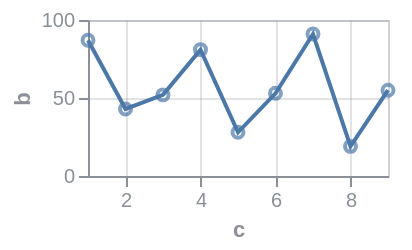

Source (Vega-Lite JSON):
### Vega specification from a JSON file in a GitHub repository (floating-point values rounded to 4 significant figures)
{"$schema": "https://vega.github.io/schema/vega/v6.json", "background": null, "padding": 5, "width": 150, "height": 78, "style": "cell", "data": [{"name": "source_0", "values": [{"a": "A", "b": 28, "c": 5, "g": "x"}, {"a": "B", "b": 55, "c": 9, "g": "y"}, {"a": "C", "b": 43, "c": 2, "g": "x"}, {"a": "D", "b": 91, "c": 7, "g": "y"}, {"a": "E", "b": 81, "c": 4, "g": "x"}, {"a": "F", "b": 53, "c": 6, "g": "y"}, {"a": "G", "b": 19, "c": 8, "g": "x"}, {"a": "H", "b": 87, "c": 1, "g": "y"}, {"a": "I", "b": 52, "c": 3, "g": "x"}]}, {"name": "data_0", "source": "source_0", "transform": [{"type": "formula", "expr": "toNumber(datum[\"c\"])", "as": "c"}]}, {"name": "data_1", "source": "data_0", "transform": [{"type": "filter", "expr": "isValid(datum[\"c\"]) && isFinite(+datum[\"c\"]) && isValid(datum[\"b\"]) && isFinite(+datum[\"b\"])"}]}], "marks": [{"name": "layer_0_marks", "type": "line", "style": ["line"], "sort": {"field": "x"}, "from": {"data": "data_0"}, "encode": {"update": {"stroke": {"value": "#4c78a8"}, "description": {"signal": "\"c: \" + (format(datum[\"c\"], \"\")) + \"; b: \" + (format(datum[\"b\"], \"\"))"}, "x": {"scale": "x", "field": "c"}, "y": {"scale": "y", "field": "b"}, "defined": {"signal": "isValid(datum[\"c\"]) && isFinite(+datum[\"c\"]) && isValid(datum[\"b\"]) && isFinite(+datum[\"b\"])"}}}}, {"name": "layer_1_marks", "type": "symbol", "style": ["point"], "from": {"data": "data_1"}, "encode": {"update": {"opacity": {"value": 0.7}, "fill": {"value": "transparent"}, "stroke": {"value": "#4c78a8"}, "ariaRoleDescription": {"value": "point"}, "description": {"signal": "\"c: \" + (format(datum[\"c\"], \"\")) + \"; b: \" + (format(datum[\"b\"], \"\"))"}, "x": {"scale": "x", "field": "c"}, "y": {"scale": "y", "field": "b"}}}}], "scales": [{"name": "x", "type": "linear", "domain": {"fields": [{"data": "data_0", "field": "c"}, {"data": "data_1", "field": "c"}]}, "range": [0, {"signal": "width"}], "nice": true, "zero": false}, {"name": "y", "type": "linear", "domain": {"fields": [{"data": "data_0", "field": "b"}, {"data": "data_1", "field": "b"}]}, "range": [{"signal": "height"}, 0], "nice": true, "zero": true}], "axes": [{"scale": "x", "orient": "bottom", "gridScale": "y", "grid": true, "tickCount": {"signal": "ceil(width/40)"}, "domain": false, "labels": false, "aria": false, "maxExtent": 0, "minExtent": 0, "ticks": false, "zindex": 0}, {"scale": "y", "orient": "left", "gridScale": "x", "grid": true, "tickCount": {"signal": "ceil(height/40)"}, "domain": false, "labels": false, "aria": false, "maxExtent": 0, "minExtent": 0, "ticks": false, "zindex": 0}, {"scale": "x", "orient": "bottom", "grid": false, "title": "c", "labelFlush": true, "labelOverlap": true, "tickCount": {"signal": "ceil(width/40)"}, "zindex": 0}, {"scale": "y", "orient": "left", "grid": false, "title": "b", "labelOverlap": true, "tickCount": {"signal": "ceil(height/40)"}, "zindex": 0}], "config": {"axis": {"labelColor": "#8a8f98", "titleColor": "#8a8f98", "domainColor": "#8a8f98", "tickColor": "#8a8f98", "gridColor": "#8a8f98", "gridOpacity": 0.25}, "legend": {"labelColor": "#8a8f98", "titleColor": "#8a8f98"}, "style": {"cell": {"stroke": "#8a8f98", "strokeOpacity": 0.4}}}}
